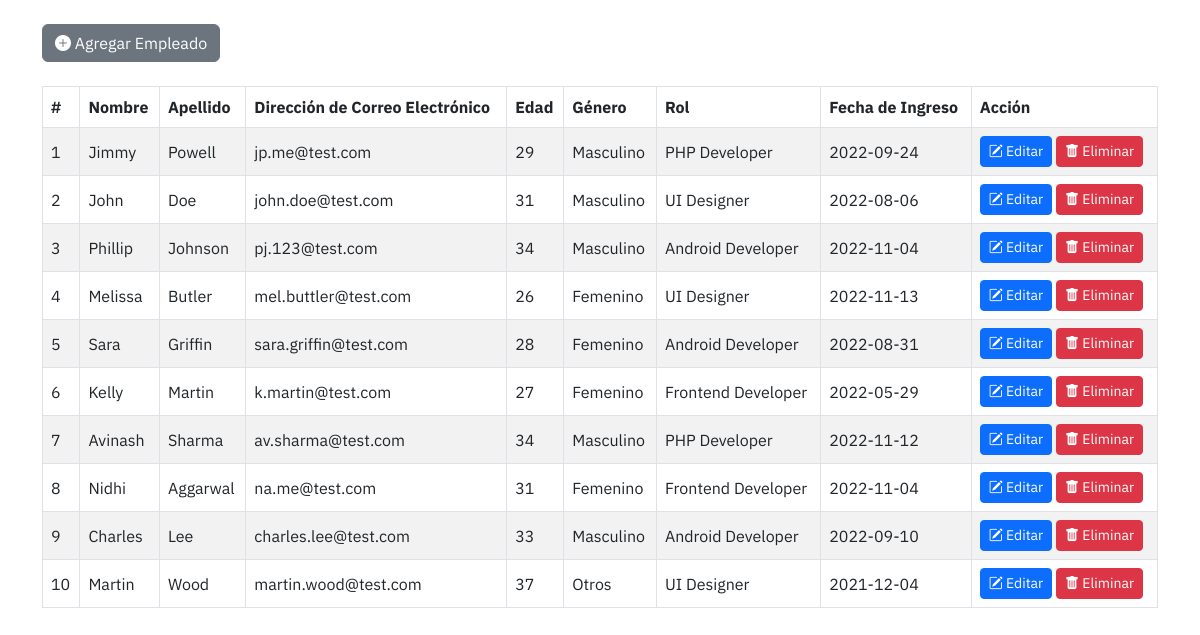
The page / on the database its author committed.
### tables this page shows
CREATE TABLE `employees` (
  `id` int(11) NOT NULL,
  `first_name` varchar(30) NOT NULL,
  `last_name` varchar(30) NOT NULL,
  `email` varchar(50) NOT NULL,
  `age` int(11) NOT NULL,
  `gender` varchar(10) NOT NULL,
  `designation` varchar(20) NOT NULL,
  `joining_date` date NOT NULL
);

### index.php (the view, shortened to what this page needs)
<!DOCTYPE html>
<html lang="es">
<head>
  <link rel="stylesheet" href="https://cdn.jsdelivr.net/npm/bootstrap-icons@1.10.1/font/bootstrap-icons.css">
  <link href="https://cdn.jsdelivr.net/npm/bootstrap@5.2.2/dist/css/bootstrap.min.css" rel="stylesheet">
  <link rel="stylesheet" href="./style.css">
</head>
<body>
  <div class="container">
    <div class="py-4">
      <a href="./create.php" class="btn btn-secondary">
        <i class="bi bi-plus-circle-fill"></i> Agregar Empleado
      </a>
    </div>
    <table class="table table-bordered table-striped align-middle">
      <thead>
        <tr>
          <th>#</th>
          <th>Nombre</th>
          <th>Apellido</th>
          <th>Dirección de Correo Electrónico</th>
          <th>Edad</th>
          <th>Género</th>
          <th>Rol</th>
          <th>Fecha de Ingreso</th>
          <th>Acción</th>
        </tr>
      </thead>
      <tbody>
        <?php
        require_once "./config.php";
        $sql = "SELECT * FROM employees";
        if ($result = mysqli_query($link, $sql)) {
            if (mysqli_num_rows($result) > 0) {
                $rows = mysqli_fetch_all($result, MYSQLI_ASSOC);
                $count = 1;
                foreach ($rows as $row) { ?>
                    <tr>
                        <td><?= $count++; ?></td>
                        <td><?= $row["first_name"]; ?></td>
                        <td><?= $row["last_name"]; ?></td>
                        <td><?= $row["email"]; ?></td>
                        <td><?= $row["age"]; ?></td>
                        <td><?= $row["gender"]; ?></td>
                        <td><?= $row["designation"]; ?></td>
                        <td><?= $row["joining_date"]; ?></td>
                        <td>
                            <a href="./update.php?id=<?= $row["id"]; ?>" class="btn btn-primary btn-sm">
                                <i class="bi bi-pencil-square"></i> Editar
                            </a>
                            <a href="./delete.php?id=<?= $row["id"]; ?>" class="btn btn-danger btn-sm" onclick="return confirm('¿Estás seguro de que deseas eliminar este registro?')">
                                <i class="bi bi-trash-fill"></i> Eliminar
                            </a>
                        </td>
                    </tr>
                <?php }
            } else { ?>
                <tr>
                    <td class="text-center text-danger fw-bold" colspan="9">** No se encontraron registros **</td>
                </tr>
            <?php }
        }
        ?>
      </tbody>
    </table>
  </div>
</body>
</html>

### style.css (style rules this page uses)
body { font-family: 'IBM Plex Sans', sans-serif; }

### rows shown on the page
employees: first_name "Jimmy", last_name "Powell", email "jp.me@test.com", age "29", gender "Masculino", designation "PHP Developer", joining_date "2022-09-24"
employees: first_name "John", last_name "Doe", email "john.doe@test.com", age "31", gender "Masculino", designation "UI Designer", joining_date "2022-08-06"
employees: first_name "Phillip", last_name "Johnson", email "pj.123@test.com", age "34", gender "Masculino", designation "Android Developer", joining_date "2022-11-04"
employees: first_name "Melissa", last_name "Butler", email "mel.buttler@test.com", age "26", gender "Femenino", designation "UI Designer", joining_date "2022-11-13"
employees: first_name "Sara", last_name "Griffin", email "sara.griffin@test.com", age "28", gender "Femenino", designation "Android Developer", joining_date "2022-08-31"
employees: first_name "Kelly", last_name "Martin", email "k.martin@test.com", age "27", gender "Femenino", designation "Frontend Developer", joining_date "2022-05-29"
employees: first_name "Avinash", last_name "Sharma", email "av.sharma@test.com", age "34", gender "Masculino", designation "PHP Developer", joining_date "2022-11-12"
employees: first_name "Nidhi", last_name "Aggarwal", email "na.me@test.com", age "31", gender "Femenino", designation "Frontend Developer", joining_date "2022-11-04"
employees: first_name "Charles", last_name "Lee", email "charles.lee@test.com", age "33", gender "Masculino", designation "Android Developer", joining_date "2022-09-10"
employees: first_name "Martin", last_name "Wood", email "martin.wood@test.com", age "37", gender "Otros", designation "UI Designer", joining_date "2021-12-04"
